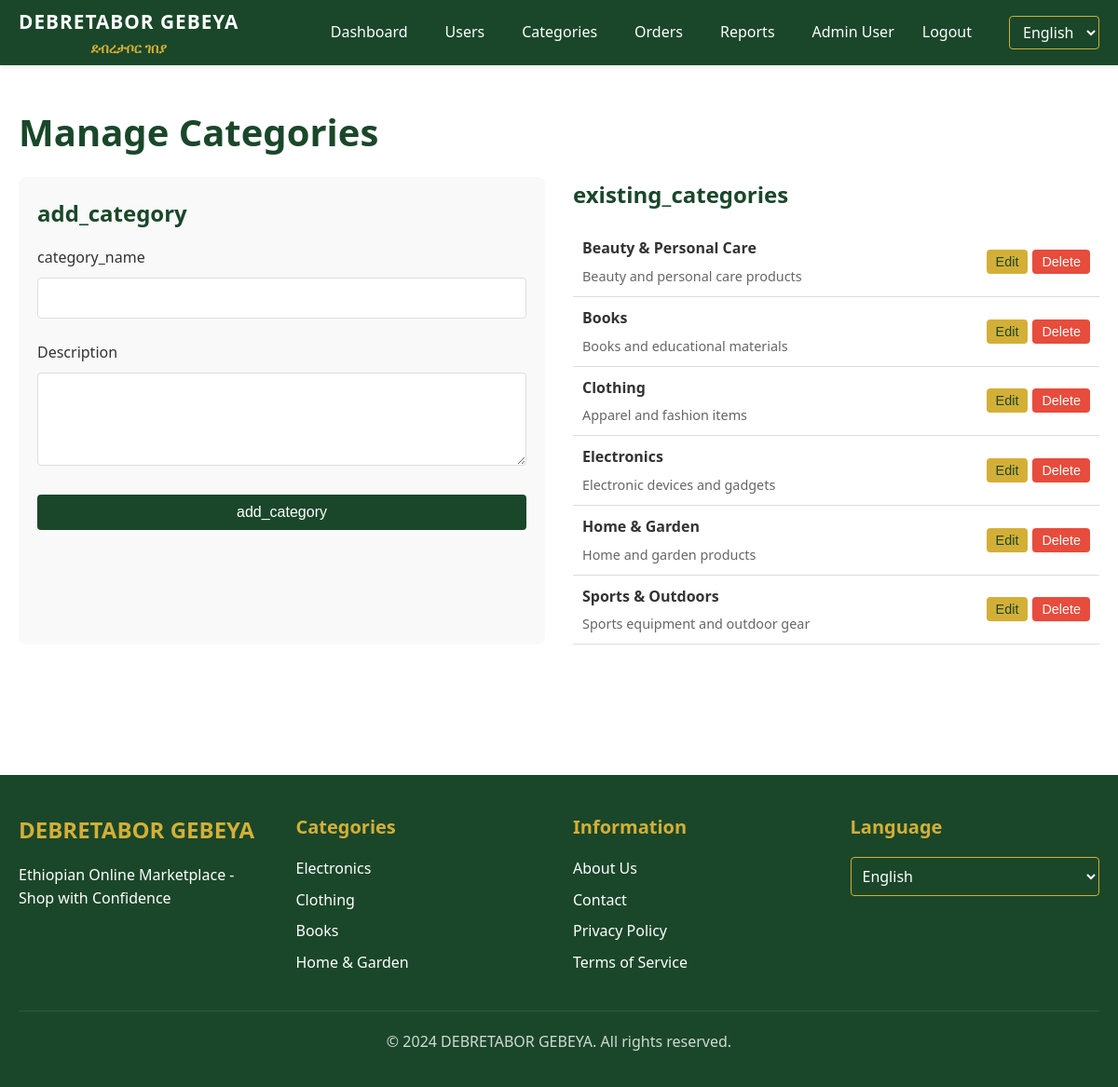
/admin/categories.php (signed in), run on the app's committed database.
### tables this page shows
CREATE TABLE `categories` (
  `id` int(11) NOT NULL,
  `name` varchar(255) NOT NULL,
  `description` text DEFAULT NULL,
  `image_url` varchar(255) DEFAULT NULL,
  `slug` varchar(255) DEFAULT NULL,
  `is_active` tinyint(1) DEFAULT 1,
  `created_at` timestamp NOT NULL DEFAULT current_timestamp(),
  `updated_at` timestamp NOT NULL DEFAULT current_timestamp() ON UPDATE current_timestamp()
);

### php/localization.php (called while the page is built, shortened)
<?php
function get_language() {
    return 'en';
}
function translate($key, $lang = 'en') {
    $translations = get_translations($lang);
    return $translations[$key] ?? $key;
}
function get_translations($lang = 'en') {
    return $translations[$lang] ?? $translations['en'];
}
?>

### php/auth.php (called while the page is built, shortened)
<?php
require_once __DIR__ . '/db.php';
class Auth {
    public static function is_logged_in() {
        return isset($_SESSION['user_id']) && !empty($_SESSION['user_id']);
    }
    public static function get_user_role() {
        return isset($_SESSION['user_role']) ? $_SESSION['user_role'] : null;
    }
    public static function get_user_name() {
        return isset($_SESSION['user_name']) ? $_SESSION['user_name'] : null;
    }
}
?>

### php/categories.php (called while the page is built, shortened)
<?php
require_once __DIR__ . '/db.php';
class Categories {
    public static function get_all_categories() {
        $sql = "SELECT * FROM categories ORDER BY name ASC";
        return Database::fetch_all($sql);
    }
}
?>

### php/db.php (called while the page is built, shortened)
<?php
class Database {
    private static $connection = null;
    public static function get_connection() {
        if (self::$connection === null) {
            try {
                $dsn = 'mysql:host=' . DB_HOST . ';dbname=' . DB_NAME . ';charset=utf8mb4';
                self::$connection = new PDO(
                    $dsn,
                    DB_USER,
                    DB_PASS,
                    [
                        PDO::ATTR_ERRMODE => PDO::ERRMODE_EXCEPTION,
                        PDO::ATTR_DEFAULT_FETCH_MODE => PDO::FETCH_ASSOC,
                        PDO::ATTR_EMULATE_PREPARES => false,
                    ]
                );
            } catch (PDOException $e) {
                error_log('Database connection failed: ' . $e->getMessage());
                throw new Exception('Database connection failed. Please try again later.');
            }
        }
        return self::$connection;
    }
    public static function execute_query($sql, $params = []) {
        try {
            $connection = self::get_connection();
            $stmt = $connection->prepare($sql);
            $stmt->execute($params);
            return $stmt;
        } catch (PDOException $e) {
            error_log('Query execution failed: ' . $e->getMessage());
            throw new Exception('Database query failed. Please try again later.');
        }
    }
    public static function fetch_all($sql, $params = []) {
        try {
            $stmt = self::execute_query($sql, $params);
            return $stmt->fetchAll();
        } catch (Exception $e) {
            error_log('Fetch all failed: ' . $e->getMessage());
            return [];
        }
    }
}
?>

### admin/categories.php (the view, shortened to what this page needs)
<?php
require_once __DIR__ . '/../php/auth.php';
require_once __DIR__ . '/../php/categories.php';
require_once __DIR__ . '/../php/localization.php';
$current_language = get_language();
$categories = Categories::get_all_categories();
?>
<!DOCTYPE html>
<html lang="<?php echo $current_language; ?>">
<head>
    <link rel="stylesheet" href="../css/style.css">
    <link rel="stylesheet" href="../css/navigation.css">
    <link rel="stylesheet" href="../css/auth.css">
</head>
<body>
    <?php include __DIR__ . '/../includes/navigation.php'; ?>
    <div class="container" style="padding: 40px 20px;">
        <h1><?php echo translate('manage_categories', $current_language); ?></h1>
        <div style="display: grid; grid-template-columns: 1fr 1fr; gap: 30px; margin-bottom: 40px;">
            <div style="background: #f9f9f9; padding: 20px; border-radius: 8px;">
                <h3><?php echo translate('add_category', $current_language); ?></h3>
                <form method="POST">
                    <div class="form-group">
                        <label for="add_name"><?php echo translate('category_name', $current_language); ?></label>
                        <input type="text" id="add_name" name="name" required>
                    </div>
                    <div class="form-group">
                        <label for="add_description"><?php echo translate('description', $current_language); ?></label>
                        <textarea id="add_description" name="description"></textarea>
                    </div>
                    <button type="submit" class="btn btn-primary btn-block">
                        <?php echo translate('add_category', $current_language); ?>
                    </button>
                </form>
            </div>
            <div>
                <h3><?php echo translate('existing_categories', $current_language); ?></h3>
                <?php if (empty($categories)): ?>
                    <p><?php echo translate('no_categories', $current_language); ?></p>
                <?php else: ?>
                    <ul style="list-style: none; padding: 0;">
                        <?php foreach ($categories as $cat): ?>
                            <li style="padding: 10px; border-bottom: 1px solid #ddd; display: flex; justify-content: space-between; align-items: center;">
                                <div>
                                    <strong><?php echo htmlspecialchars($cat['name']); ?></strong>
                                    <?php if ($cat['description']): ?>
                                        <p style="margin: 5px 0 0 0; color: #666; font-size: 0.9rem;">
                                            <?php echo htmlspecialchars($cat['description']); ?>
                                        </p>
                                    <?php endif; ?>
                                </div>
                                <div style="display: flex; gap: 5px;">
                                    <button class="btn btn-secondary btn-sm" onclick="editCategory(<?php echo $cat['id']; ?>, '<?php echo htmlspecialchars($cat['name']); ?>', '<?php echo htmlspecialchars($cat['description']); ?>')">
                                        <?php echo translate('edit', $current_language); ?>
                                    </button>
                                    <form method="POST" style="display: inline;">
                                        <button type="submit" class="btn btn-danger btn-sm" onclick="return confirm('<?php echo translate('confirm_delete_category', $current_language); ?>')">
                                            <?php echo translate('delete', $current_language); ?>
                                        </button>
                                    </form>
                                </div>
                            </li>
                        <?php endforeach; ?>
                    </ul>
                <?php endif; ?>
            </div>
        </div>
    </div>
    <?php include __DIR__ . '/../includes/footer.php'; ?>
</body>
</html>

### includes/navigation.php (shortened to what this page needs)
<?php
$is_logged_in = Auth::is_logged_in();
$user_role = $is_logged_in ? Auth::get_user_role() : null;
$user_name = $is_logged_in ? Auth::get_user_name() : null;
$current_language = get_language();
?>
<nav class="navbar">
    <div class="navbar-container">
        <div class="navbar-brand">
            <a href="<?php echo SITE_URL; ?>index.php">
                <span class="brand-name">DEBRETABOR GEBEYA</span>
                <span class="brand-amharic">ደብረታቦር ገበያ</span>
            </a>
        </div>
        <div class="navbar-menu" id="navbar-menu">
            <ul class="navbar-nav">
                <?php if (!$is_logged_in): ?>
                    <li><a href="<?php echo SITE_URL; ?>customer/products.php"><?php echo translate('browse_products', $current_language); ?></a></li>
                    <li><a href="<?php echo SITE_URL; ?>login.php"><?php echo translate('login', $current_language); ?></a></li>
                    <li><a href="<?php echo SITE_URL; ?>register.php"><?php echo translate('register', $current_language); ?></a></li>
                <?php else: ?>
                    <?php if ($user_role === 'customer'): ?>
                        <li><a href="<?php echo SITE_URL; ?>customer/products.php"><?php echo translate('browse_products', $current_language); ?></a></li>
                        <li><a href="<?php echo SITE_URL; ?>customer/cart.php"><?php echo translate('cart', $current_language); ?></a></li>
                        <li><a href="<?php echo SITE_URL; ?>customer/orders.php"><?php echo translate('my_orders', $current_language); ?></a></li>
                        <li><a href="<?php echo SITE_URL; ?>customer/messages.php">💬 <?php echo translate('messages', $current_language); ?></a></li>
                    <?php elseif ($user_role === 'admin'): ?>
                        <li><a href="<?php echo SITE_URL; ?>admin/dashboard.php"><?php echo translate('dashboard', $current_language); ?></a></li>
                        <li><a href="<?php echo SITE_URL; ?>admin/users.php"><?php echo translate('users', $current_language); ?></a></li>
                        <li><a href="<?php echo SITE_URL; ?>admin/categories.php"><?php echo translate('categories', $current_language); ?></a></li>
                        <li><a href="<?php echo SITE_URL; ?>admin/orders.php"><?php echo translate('orders', $current_language); ?></a></li>
                        <li><a href="<?php echo SITE_URL; ?>admin/reports.php"><?php echo translate('reports', $current_language); ?></a></li>
                    <?php endif; ?>
                    <li class="navbar-user">
                        <span><?php echo htmlspecialchars($user_name); ?></span>
                        <a href="<?php echo SITE_URL; ?>logout.php"><?php echo translate('logout', $current_language); ?></a>
                    </li>
                <?php endif; ?>
                <li class="navbar-language">
                    <select id="language-selector" onchange="changeLanguage(this.value)">
                        <option value="en" <?php echo $current_language === 'en' ? 'selected' : ''; ?>>English</option>
                    </select>
                </li>
            </ul>
        </div>
    </div>
</nav>

### includes/footer.php (shortened to what this page needs)
<?php
$current_language = get_language();
?>
<footer class="footer">
    <div class="footer-container">
        <div class="footer-section">
            <h3><?php echo translate('site_name', $current_language); ?></h3>
            <p><?php echo translate('hero_subtitle', $current_language); ?></p>
        </div>
        <div class="footer-section">
            <h4><?php echo translate('categories', $current_language); ?></h4>
            <ul>
                <li><a href="#">Electronics</a></li>
                <li><a href="#">Clothing</a></li>
                <li><a href="#">Books</a></li>
                <li><a href="#">Home & Garden</a></li>
            </ul>
        </div>
        <div class="footer-section">
            <h4><?php echo translate('info', $current_language); ?></h4>
            <ul>
                <li><a href="#">About Us</a></li>
                <li><a href="#">Contact</a></li>
                <li><a href="#">Privacy Policy</a></li>
                <li><a href="#">Terms of Service</a></li>
            </ul>
        </div>
        <div class="footer-section">
            <h4><?php echo translate('language', $current_language); ?></h4>
            <select onchange="changeLanguage(this.value)">
                <option value="en" <?php echo $current_language === 'en' ? 'selected' : ''; ?>>English</option>
            </select>
        </div>
    </div>
    <div class="footer-bottom">
        <p>&copy; 2024 DEBRETABOR GEBEYA. All rights reserved.</p>
    </div>
</footer>

### css/style.css (style rules this page uses)
* { margin: 0; padding: 0; box-sizing: border-box; }
:root { --primary-color: #1a472a; --secondary-color: #d4af37; --accent-color: #e74c3c; --text-color: #333; --light-bg: #f5f5f5; --border-color: #ddd; --success-color: #27ae60; --error-color: #e74c3c; --warning-color: #f39c12; --info-color: #3498db; }
html { font-size: 16px; }
body { font-family: 'Segoe UI', Tahoma, Geneva, Verdana, sans-serif; color: var(--text-color); background-color: #fff; line-height: 1.6; }
h1, h2, h3, h4, h5, h6 { margin-bottom: 1rem; color: var(--primary-color); }
h1 { font-size: 2.5rem; }
h3 { font-size: 1.5rem; }
h4 { font-size: 1.25rem; }
p { margin-bottom: 1rem; }
a { color: var(--primary-color); text-decoration: none; transition: color 0.3s ease; }
.container { max-width: 1200px; margin: 0 auto; padding: 0 20px; }
.btn { display: inline-block; padding: 10px 20px; border: none; border-radius: 4px; cursor: pointer; font-size: 1rem; transition: all 0.3s ease; text-align: center; text-decoration: none; }
.btn-primary { background-color: var(--primary-color); color: white; }
.btn-secondary { background-color: var(--secondary-color); color: var(--primary-color); }
.btn-danger { background-color: var(--error-color); color: white; }
.btn-block { display: block; width: 100%; }
.btn-sm { padding: 5px 10px; font-size: 0.9rem; }
.form-group { margin-bottom: 1.5rem; }
label { display: block; margin-bottom: 0.5rem; font-weight: 500; color: var(--text-color); }
input[type="text"], input[type="email"], input[type="password"], input[type="number"], input[type="date"], input[type="tel"], textarea, select { width: 100%; padding: 10px; border: 1px solid var(--border-color); border-radius: 4px; font-size: 1rem; font-family: inherit; transition: border-color 0.3s ease; }
textarea { resize: vertical; min-height: 100px; }

### css/navigation.css (style rules this page uses)
.navbar { background-color: var(--primary-color); color: white; padding: 0; position: sticky; top: 0; z-index: 1000; box-shadow: 0 2px 4px rgba(0,0,0,0.1); }
.navbar-container { max-width: 1200px; margin: 0 auto; padding: 0 20px; display: flex; justify-content: space-between; align-items: center; height: 70px; }
.navbar-brand { display: flex; align-items: center; font-size: 1.5rem; font-weight: bold; }
.navbar-brand a { color: white; display: flex; flex-direction: column; align-items: center; text-decoration: none; }
.brand-name { font-size: 1.3rem; letter-spacing: 1px; }
.brand-amharic { font-size: 0.9rem; color: var(--secondary-color); }
.navbar-menu { display: flex; align-items: center; }
.navbar-nav { display: flex; list-style: none; gap: 0; align-items: center; margin: 0; padding: 0; }
.navbar-nav li { height: 70px; display: flex; align-items: center; }
.navbar-nav a { color: white; padding: 0 20px; height: 100%; display: flex; align-items: center; transition: background-color 0.3s ease; }
.navbar-user { display: flex; align-items: center; gap: 10px; padding: 0 20px; }
.navbar-user span { font-weight: 500; }
.navbar-language select { padding: 5px 10px; border: 1px solid var(--secondary-color); border-radius: 4px; background-color: var(--primary-color); color: white; cursor: pointer; }
.navbar-language select option { background-color: var(--primary-color); color: white; }
.footer { background-color: var(--primary-color); color: white; padding: 40px 20px 20px; margin-top: 60px; }
.footer-container { max-width: 1200px; margin: 0 auto; display: grid; grid-template-columns: repeat(auto-fit, minmax(250px, 1fr)); gap: 30px; margin-bottom: 30px; }
.footer-section h3, .footer-section h4 { color: var(--secondary-color); margin-bottom: 1rem; }
.footer-section ul { list-style: none; padding: 0; }
.footer-section ul li { margin-bottom: 0.5rem; }
.footer-section a { color: white; transition: color 0.3s ease; }
.footer-section select { padding: 8px; border: 1px solid var(--secondary-color); border-radius: 4px; background-color: var(--primary-color); color: white; cursor: pointer; }
.footer-section select option { background-color: var(--primary-color); color: white; }
.footer-bottom { text-align: center; padding-top: 20px; border-top: 1px solid rgba(255,255,255,0.1); color: rgba(255,255,255,0.8); }

### data on the page
categories: name "Beauty & Personal Care", description "Beauty and personal care products"
categories: name "Books", description "Books and educational materials"
categories: name "Clothing", description "Apparel and fashion items"
categories: name "Electronics", description "Electronic devices and gadgets"
categories: name "Home & Garden", description "Home and garden products"
categories: name "Sports & Outdoors", description "Sports equipment and outdoor gear"

### other printed values
translate('dashboard', $current_language) "Dashboard"
translate('users', $current_language) "Users"
translate('categories', $current_language) "Categories"
translate('orders', $current_language) "Orders"
translate('reports', $current_language) "Reports"
$user_name "Admin User"
translate('logout', $current_language) "Logout"
translate('manage_categories', $current_language) "Manage Categories"
translate('add_category', $current_language) "add_category"
translate('category_name', $current_language) "category_name"
translate('description', $current_language) "Description"
translate('existing_categories', $current_language) "existing_categories"
translate('site_name', $current_language) "DEBRETABOR GEBEYA"
translate('hero_subtitle', $current_language) "Ethiopian Online Marketplace - Shop with Confidence"
translate('info', $current_language) "Information"
